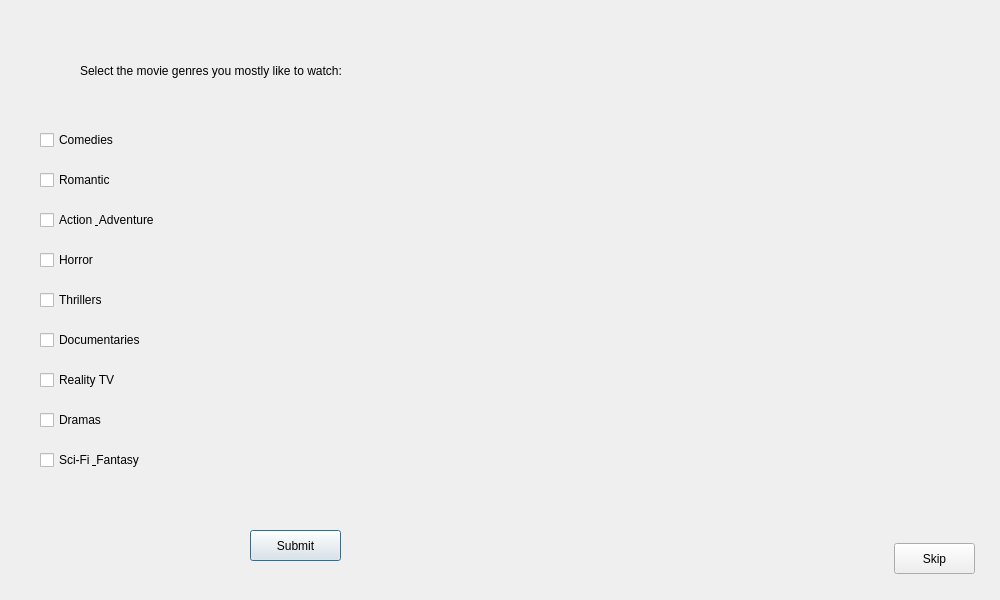
<?xml version="1.0" encoding="UTF-8"?>
<ui version="4.0">
 <class>UserPreferencesClass</class>
 <widget class="QDialog" name="UserPreferencesClass">
  <property name="geometry">
   <rect>
    <x>0</x>
    <y>0</y>
    <width>1000</width>
    <height>600</height>
   </rect>
  </property>
  <property name="windowTitle">
   <string>UserPreferences</string>
  </property>
  <widget class="QLabel" name="label">
   <property name="geometry">
    <rect>
     <x>80</x>
     <y>60</y>
     <width>411</width>
     <height>21</height>
    </rect>
   </property>
   <property name="text">
    <string>Select the movie genres you mostly like to watch:</string>
   </property>
  </widget>
  <widget class="QCheckBox" name="checkBox_1">
   <property name="geometry">
    <rect>
     <x>40</x>
     <y>130</y>
     <width>121</width>
     <height>20</height>
    </rect>
   </property>
   <property name="text">
    <string>Comedies</string>
   </property>
  </widget>
  <widget class="QCheckBox" name="checkBox_2">
   <property name="geometry">
    <rect>
     <x>40</x>
     <y>170</y>
     <width>141</width>
     <height>20</height>
    </rect>
   </property>
   <property name="text">
    <string>Romantic</string>
   </property>
  </widget>
  <widget class="QCheckBox" name="checkBox_3">
   <property name="geometry">
    <rect>
     <x>40</x>
     <y>210</y>
     <width>181</width>
     <height>20</height>
    </rect>
   </property>
   <property name="text">
    <string>Action &amp; Adventure</string>
   </property>
  </widget>
  <widget class="QCheckBox" name="checkBox_4">
   <property name="geometry">
    <rect>
     <x>40</x>
     <y>250</y>
     <width>131</width>
     <height>20</height>
    </rect>
   </property>
   <property name="text">
    <string>Horror </string>
   </property>
  </widget>
  <widget class="QCheckBox" name="checkBox_5">
   <property name="geometry">
    <rect>
     <x>40</x>
     <y>290</y>
     <width>131</width>
     <height>20</height>
    </rect>
   </property>
   <property name="text">
    <string>Thrillers</string>
   </property>
  </widget>
  <widget class="QCheckBox" name="checkBox_6">
   <property name="geometry">
    <rect>
     <x>40</x>
     <y>330</y>
     <width>131</width>
     <height>20</height>
    </rect>
   </property>
   <property name="text">
    <string>Documentaries</string>
   </property>
  </widget>
  <widget class="QCheckBox" name="checkBox_7">
   <property name="geometry">
    <rect>
     <x>40</x>
     <y>370</y>
     <width>131</width>
     <height>20</height>
    </rect>
   </property>
   <property name="text">
    <string>Reality TV</string>
   </property>
  </widget>
  <widget class="QCheckBox" name="checkBox_8">
   <property name="geometry">
    <rect>
     <x>40</x>
     <y>410</y>
     <width>131</width>
     <height>20</height>
    </rect>
   </property>
   <property name="text">
    <string>Dramas</string>
   </property>
  </widget>
  <widget class="QCheckBox" name="checkBox_9">
   <property name="geometry">
    <rect>
     <x>40</x>
     <y>450</y>
     <width>141</width>
     <height>20</height>
    </rect>
   </property>
   <property name="text">
    <string>Sci-Fi &amp; Fantasy</string>
   </property>
  </widget>
  <widget class="QPushButton" name="pushButton">
   <property name="geometry">
    <rect>
     <x>250</x>
     <y>530</y>
     <width>91</width>
     <height>31</height>
    </rect>
   </property>
   <property name="text">
    <string>Submit</string>
   </property>
  </widget>
  <widget class="QPushButton" name="skipButton">
   <property name="geometry">
    <rect>
     <x>894</x>
     <y>543</y>
     <width>81</width>
     <height>31</height>
    </rect>
   </property>
   <property name="text">
    <string>Skip</string>
   </property>
  </widget>
 </widget>
 <layoutdefault spacing="6" margin="11"/>
 <resources/>
 <connections/>
</ui>
